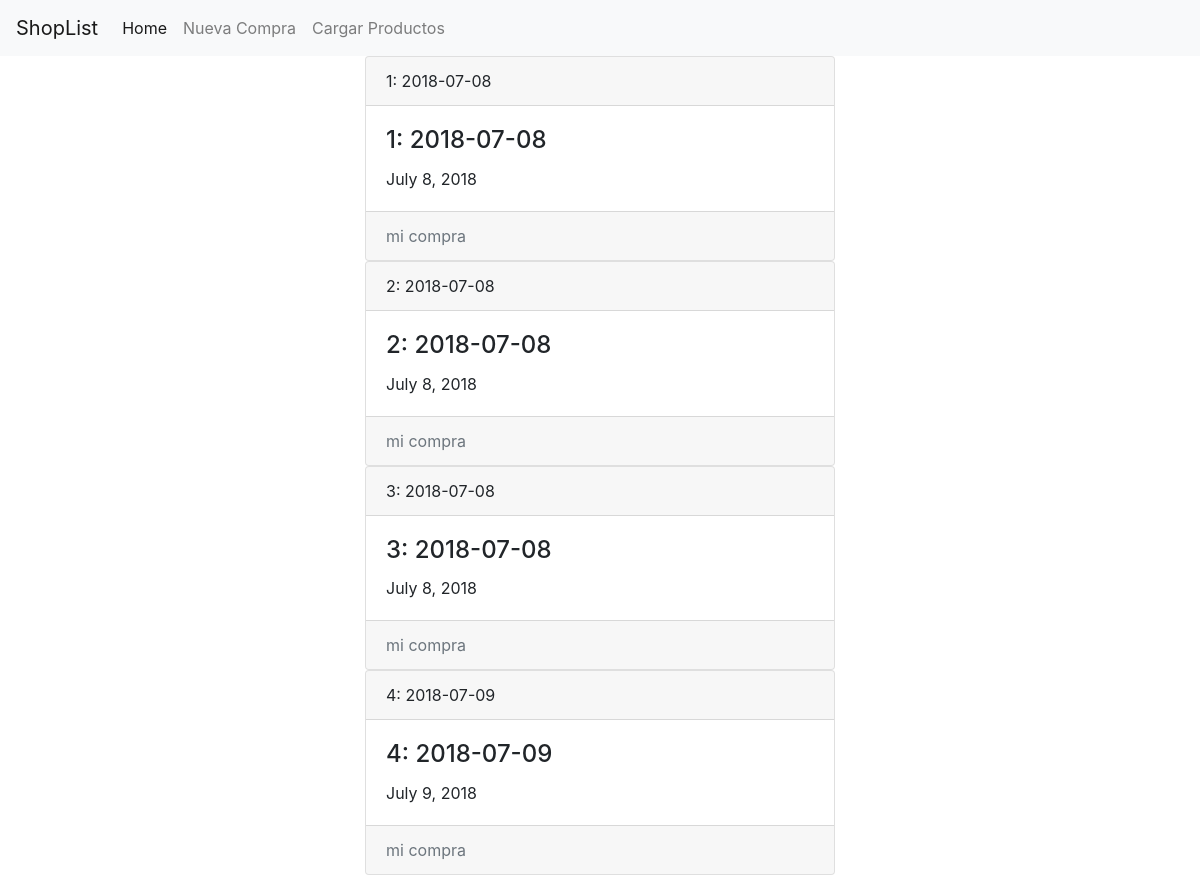
Before: / with the older database file.
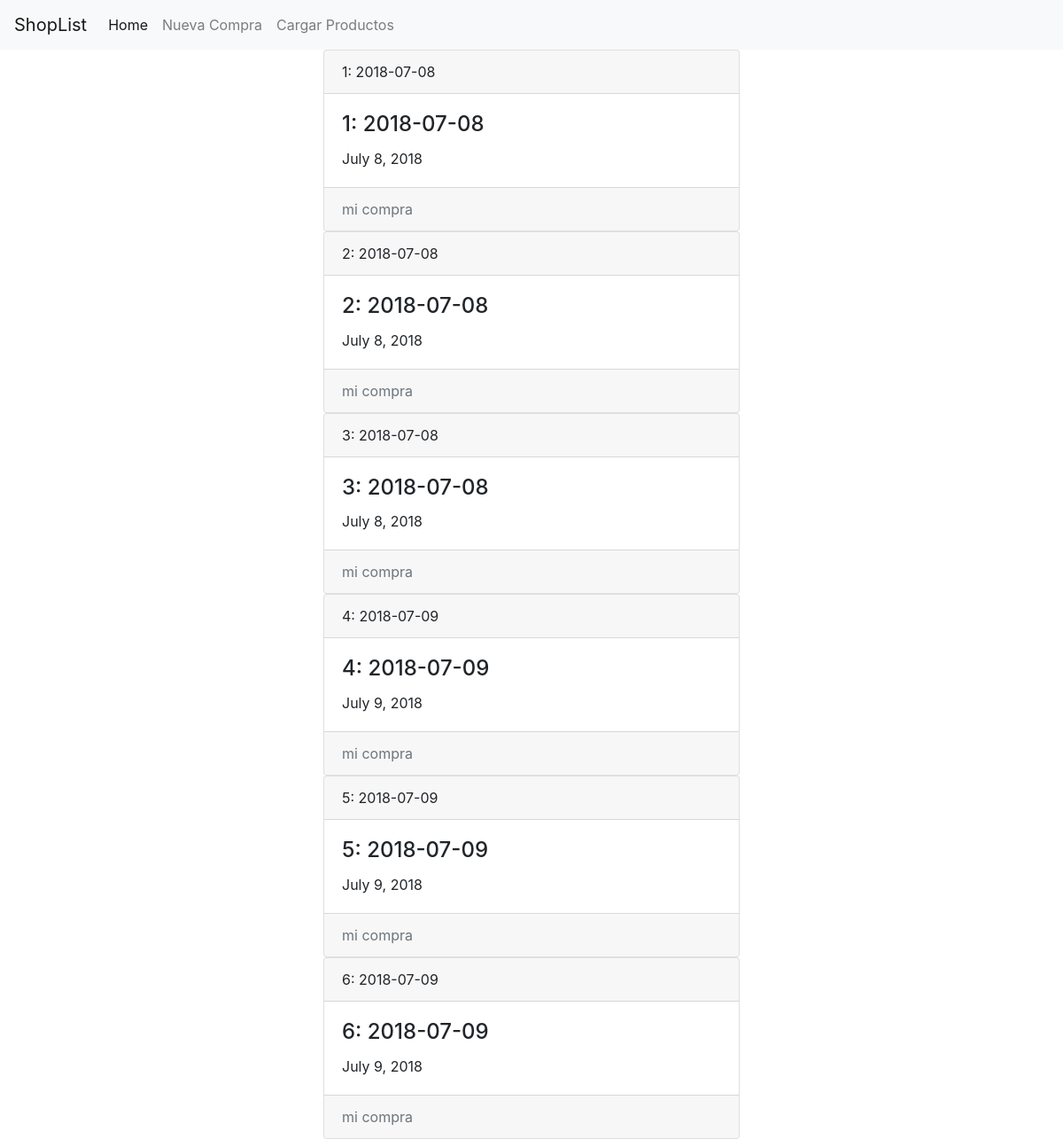
After: the same page with the newer database file.
### lista/models.py (models this page shows)
class Compra(models.Model):
    fecha_compra = models.DateField(default=datetime.now, blank=True)
    def __str__(self):
        return str(self.pk) + ": " + str(self.fecha_compra)

### lista/views.py (the view)
# urls.py: url(r'^$', views.index, name='index'),
def index(request):
    compras = Compra.objects.all()
    return render(request, 'index.html', {'compras': compras})

### lista/templates/index.html (shortened to what this page needs)
{% extends 'base.html' %}  {% block body %}
<div class="container container-fluid">
    {% for compra in compras %}
    <div class="card">
        <div class="card-header">
            {{compra}}
        </div>
        <div class="card-body">
            <h4 class="card-title">{{compra}}</h4>
            <p class="card-text">{{compra.fecha_compra}}</p>
        </div>
        <div class="card-footer text-muted">
            mi compra
        </div>
    </div>
    {% endfor %}
</div>
{% endblock body %}

### lista/templates/base.html (shortened to what this page needs)
<!DOCTYPE html>
<html lang="en">
<head>
    <link rel="stylesheet" href="https://stackpath.bootstrapcdn.com/bootstrap/4.1.1/css/bootstrap.min.css"
>
</head>
<nav class="navbar navbar-expand-lg navbar-light bg-light">
    <a class="navbar-brand" href="/">ShopList</a>
    <div class="collapse navbar-collapse" id="navbarTogglerDemo02">
        <ul class="navbar-nav mr-auto mt-2 mt-lg-0">
            <li class="nav-item active">
                <a class="nav-link" href="/">Home</a>
            </li>
            <li class="nav-item">
                <a class="nav-link" href="{% url 'lista:crear_post' %}">Nueva Compra</a>
            </li>
            <li class="nav-item">
                    <a class="nav-link"  href="{% url 'lista:cargar_producto' %}">Cargar Productos</a>
                </li>
        </ul>
    </div>
</nav>
{% block body %} {% endblock body %}
</html>

### lista/templates/index.html (style rules this page uses)
.container { width: 500px !important; }

Changed rows visible on the page:
added Compra: id+fecha_compra "5: 2018-07-09", fecha_compra "July 9, 2018"
added Compra: id+fecha_compra "6: 2018-07-09", fecha_compra "July 9, 2018"
